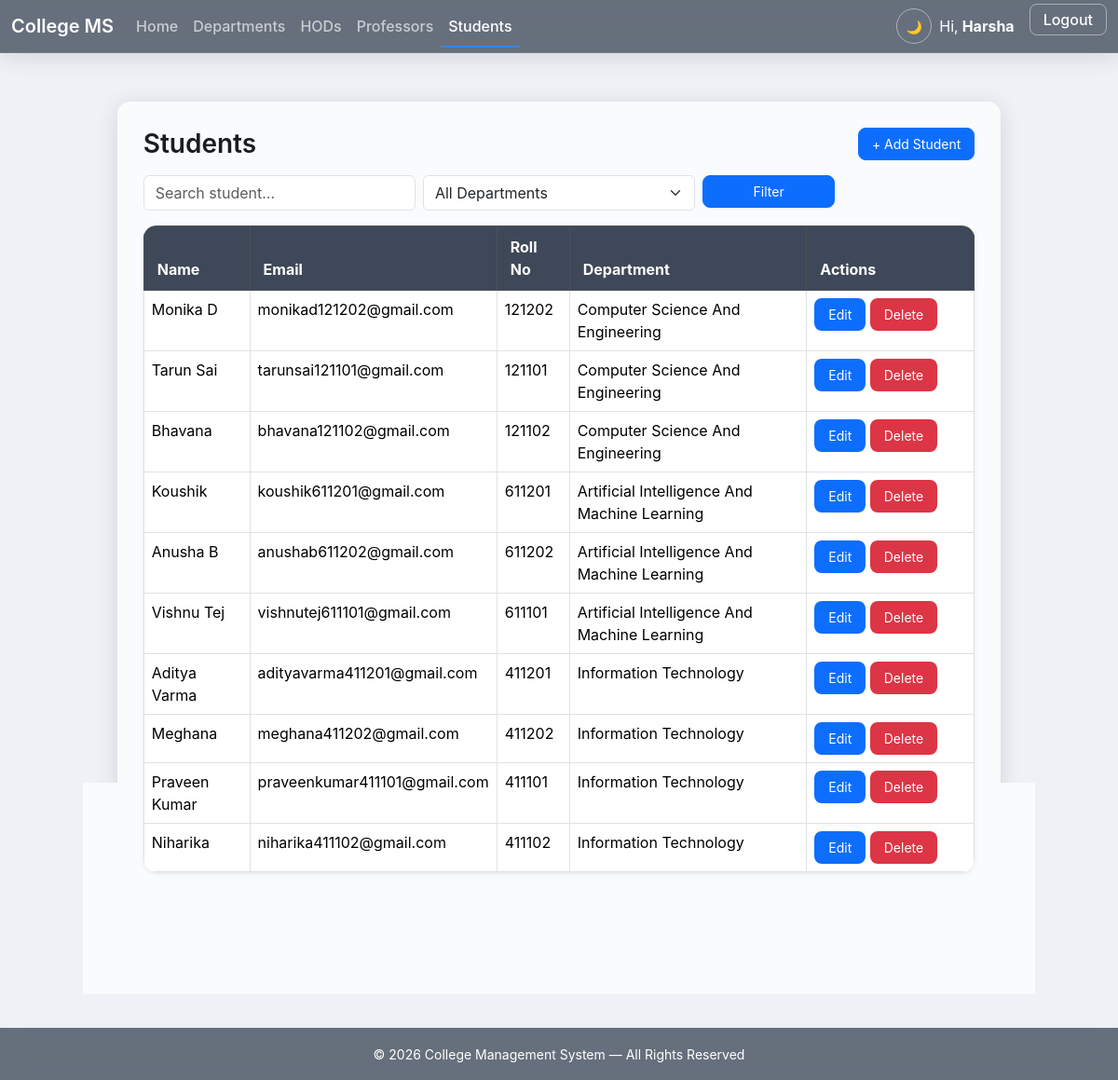
The app's page /students/ (signed in) with its own data.
### app1/models.py (models this page shows, shortened)
class Student(models.Model):
    professor = models.ForeignKey(Professor,on_delete=models.CASCADE,related_name='students')
    department = models.ForeignKey(Department,on_delete=models.CASCADE)
    name = models.CharField(max_length=100)
    roll_no = models.CharField(max_length=20, unique=True)
    email = models.EmailField(unique=True)

class Department(models.Model):
    name = models.CharField(max_length=100, unique=True)
    code = models.CharField(max_length=10, unique=True)

### app1/views.py (the view)
# urls.py: path('students/', views.student_list, name='student_list'),
@login_required
def student_list(request):
    search = request.GET.get('search', '')
    dept = request.GET.get('department', '')
    qs = Student.objects.all().order_by('id')
    if search:
        qs = qs.filter(name__icontains=search)
    if dept:
        qs = qs.filter(department__name=dept)
    paginator = Paginator(qs, 10)
    page = request.GET.get('page')
    data = paginator.get_page(page)
    return render(request, 'frontend_app1/student_list.html', {
        'data': data,
        'departments': Department.objects.all(),
        'search': search,
        'department_selected': dept,
    })

### templates/frontend_app1/student_list.html (shortened to what this page needs)
{% extends 'base.html' %}
{% block content %}
<div class="table-page page-fade">
    <div class="d-flex justify-content-between align-items-center mb-3">
        <h3 class="fw-semibold m-0">Students</h3>
        <a href="{% url 'add_student' %}" class="btn btn-primary btn-sm">
            + Add Student
        </a>
    </div>
    <form method="get" class="row g-2 mb-3">
        <div class="col-md-4">
            <input type="text" name="search" value="{{ request.GET.search }}"
                   class="form-control" placeholder="Search student...">
        </div>
        <div class="col-md-4">
            <select name="department" class="form-select">
                <option value="">All Departments</option>
            </select>
        </div>
        <div class="col-md-2">
            <button class="btn btn-primary w-100">Filter</button>
        </div>
    </form>
    <table class="table table-bordered table-hover bg-white shadow-sm">
        <thead class="table-dark">
            <tr>
                <th>Name</th>
                <th>Email</th>
                <th>Roll No</th>
                <th>Department</th>
                <th style="width:180px;">Actions</th>
            </tr>
        </thead>
        <tbody>
        {% for x in data %}
            <tr>
                <td>{{ x.name }}</td>
                <td>{{ x.email }}</td>
                <td>{{ x.roll_no }}</td>
                <td>{{ x.department.name }}</td>
                <td>
                    <a href="{% url 'confirm_edit_student' x.id %}" class="btn btn-edit btn-sm">Edit</a>
                    <a href="{% url 'delete_student' x.id %}" class="btn btn-delete btn-sm">Delete</a>
                </td>
            </tr>
        {% empty %}
            <tr><td colspan="5" class="text-center text-muted">No students found.</td></tr>
        {% endfor %}
        </tbody>
    </table>
    {% include 'frontend_app1/pagination.html' with data=data %}
</div>
{% endblock %}

### templates/base.html (shortened to what this page needs)
{% load static %}
<!DOCTYPE html>
<html lang="en" data-bs-theme="light">
<head>
    <link href="https://cdn.jsdelivr.net/npm/bootstrap@5.3.2/dist/css/bootstrap.min.css" rel="stylesheet">
    <link rel="stylesheet" href="{% static 'css/style.css' %}">
</head>
<body>
<nav class="navbar navbar-expand-lg navbar-dark">
    <div class="container-fluid">
        <a class="navbar-brand fw-semibold" href="{% url 'home' %}">
            College MS
        </a>
        <div class="collapse navbar-collapse" id="mainNavbar">
            <ul class="navbar-nav me-auto mb-2 mb-lg-0">
                <li class="nav-item">
                    <a class="nav-link {% if request.resolver_match.url_name == 'home' %}active{% endif %}"
                    href="{% url 'home' %}">
                    Home
                    </a>
                </li>
                <li class="nav-item">
                    <a class="nav-link {% if request.resolver_match.url_name == 'department_list' %}active{% endif %}"
                    href="{% url 'department_list' %}">
                    Departments
                    </a>
                </li>
                <li class="nav-item">
                    <a class="nav-link {% if request.resolver_match.url_name == 'hod_list' %}active{% endif %}"
                    href="{% url 'hod_list' %}">
                    HODs
                    </a>
                </li>
                <li class="nav-item">
                    <a class="nav-link {% if request.resolver_match.url_name == 'professor_list' %}active{% endif %}"
                    href="{% url 'professor_list' %}">
                    Professors
                    </a>
                </li>
                <li class="nav-item">
                    <a class="nav-link {% if request.resolver_match.url_name == 'student_list' %}active{% endif %}"
                    href="{% url 'student_list' %}">
                    Students
                    </a>
                </li>
            </ul>
            <ul class="navbar-nav ms-auto">
                <li class="nav-item me-2">
                    <button id="themeToggle" class="theme-toggle-btn">
                        <span id="themeIcon">🌙</span>
                    </button>
                </li>
                {% if user.is_authenticated %}
                    <li class="nav-item d-flex align-items-center text-white me-3">
                        Hi, <b class="ms-1">{{ user.username }}</b>
                    </li>
                    <li class="nav-item">
                        <a class="btn-nav btn-nav-outline" href="{% url 'logout' %}">Logout</a>
                    </li>
                {% endif %}
            </ul>
        </div>
    </div>
</nav>
<div class="container py-4">
    {% block content %}{% endblock %}
</div>
<footer class="footer mt-4">
    <small>&copy; {% now "Y" %} College Management System — All Rights Reserved</small>
</footer>
</body>
</html>

### static/css/style.css (style rules this page uses)
:root { --bg: #eef2f7; --bg-glass: rgba(255,255,255,0.55); --text: #1a1d20; --text-muted: #6c757d; --card: rgba(255,255,255,0.65); --navbar: rgba(30,41,59,0.65); --table-header: rgba(30,41,59,0.85); --table-row-even: rgba(0,0,0,0.03); --table-row-hover: rgba(59,130,246,0.08); --btn-edit: #0d6efd; --btn-edit-hover: #0b5ed7; --btn-delete: #dc3545; --btn-delete-hover: #bb2d3b; --blur: 14px; --radius: 14px; --shadow: 0 4px 24px rgba(0,0,0,0.12); }
:root, .dark { transition: background .35s ease, color .35s ease; }
html, body { margin: 0; padding: 0; background: var(--bg); color: var(--text); font-family: "Inter", "Poppins", sans-serif; min-height: 100vh; display: flex; flex-direction: column; }
.navbar { background: var(--navbar) !important; backdrop-filter: blur(var(--blur)); box-shadow: var(--shadow); border-bottom: 1px solid rgba(255,255,255,0.08); transition: .35s ease; }
.navbar-brand { color: white !important; font-weight: 600; }
.nav-link { font-weight: 500; color: rgba(255,255,255,0.65) !important; position: relative; transition: .25s ease; }
.nav-link:hover, .nav-link.active { color: white !important; }
.nav-link::after { content:''; position:absolute; left:0; bottom:-3px; height:2px; width:0%; background:#3b82f6; border-radius:3px; transition:.25s ease; }
.nav-link:hover::after, .nav-link.active::after { width:100%; }
.content-box, .table-page, .form-page { width:85%; max-width:1100px; margin:28px auto; padding:28px; background:var(--card); backdrop-filter: blur(var(--blur)); border-radius: var(--radius); box-shadow: var(--shadow); animation: fadeUp .45s ease forwards; opacity:0; }
.table { border-radius: var(--radius); overflow:hidden; backdrop-filter: blur(var(--blur)); }
.table thead th { background: var(--table-header); color:white !important; padding:10px 14px; }
.table tbody tr { transition:.25s ease; }
.table tbody tr:nth-child(even) { background: var(--table-row-even); }
button, .btn { border-radius: 8px; font-size:14px; padding:6px 14px; cursor:pointer; transition:.22s ease; }
.btn-edit { background: var(--btn-edit) !important; color:white !important; }
.btn-delete { background: var(--btn-delete) !important; color:white !important; }
input, select { width:100%; padding:10px; border-radius:8px; border:1px solid rgba(180,180,180,0.4); background:var(--card); backdrop-filter: blur(var(--blur)); color:var(--text); transition:.25s; }
.btn-nav { padding:6px 14px; border-radius:8px; font-weight:500; text-decoration:none; transition:.22s ease; }
.btn-nav-outline { background:transparent; border:1.5px solid rgba(255,255,255,0.45); color:white !important; }
.theme-toggle-btn { width:38px; height:38px; border-radius:50%; border:1.5px solid rgba(255,255,255,0.45); background:transparent; color:white; display:flex; justify-content:center; align-items:center; cursor:pointer; transition:.3s ease; }
.footer { margin-top:auto; padding:16px; text-align:center; background:var(--navbar); color:white; backdrop-filter:blur(var(--blur)); }

### records on screen
Student: name "Monika D", email "monikad121202@gmail.com", roll_no "121202", department.name "Computer Science And Engineering"
Student: name "Tarun Sai", email "tarunsai121101@gmail.com", roll_no "121101", department.name "Computer Science And Engineering"
Student: name "Bhavana", email "bhavana121102@gmail.com", roll_no "121102", department.name "Computer Science And Engineering"
Student: name "Koushik", email "koushik611201@gmail.com", roll_no "611201", department.name "Artificial Intelligence And Machine Learning"
Student: name "Anusha B", email "anushab611202@gmail.com", roll_no "611202", department.name "Artificial Intelligence And Machine Learning"
Student: name "Vishnu Tej", email "vishnutej611101@gmail.com", roll_no "611101", department.name "Artificial Intelligence And Machine Learning"
Student: name "Aditya Varma", email "adityavarma411201@gmail.com", roll_no "411201", department.name "Information Technology"
Student: name "Meghana", email "meghana411202@gmail.com", roll_no "411202", department.name "Information Technology"
Student: name "Praveen Kumar", email "praveenkumar411101@gmail.com", roll_no "411101", department.name "Information Technology"
Student: name "Niharika", email "niharika411102@gmail.com", roll_no "411102", department.name "Information Technology"

### other values on screen
{{ user.username }} "Harsha"
